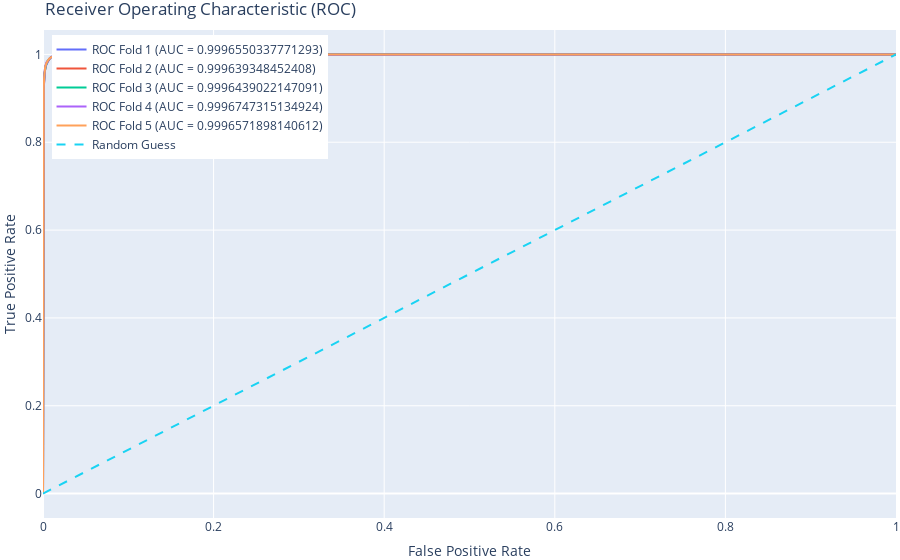

The code cell stored with this chart in its notebook:
### Code cell
import plotly.graph_objects as go
from sklearn.metrics import roc_curve, auc

# Plot ROC curve for each fold
fig = go.Figure()

for i, (train_index, test_index) in enumerate(kf.split(X)):
    X_train, X_test = X[train_index], X[test_index]
    y_train, y_test = y[train_index], y[test_index]

    # Train your LSTM model here
    # Replace this with your LSTM model training code

    # Make predictions on the test set
    y_pred_prob = model.predict(X_test)

    # Calculate false positive rate (fpr) and true positive rate (tpr)
    fpr, tpr, _ = roc_curve(y_test, y_pred_prob)

    # Calculate AUC
    roc_auc = auc(fpr, tpr)

    # Plot the ROC curve for the current fold
    fig.add_trace(go.Scatter(x=fpr, y=tpr, mode='lines', name=f'ROC Fold {i+1} (AUC = {roc_auc:})'))

# Plot random guess line
fig.add_trace(go.Scatter(x=[0, 1], y=[0, 1], mode='lines', line=dict(dash='dash'), name='Random Guess'))

# Update layout
fig.update_layout(title='Receiver Operating Characteristic (ROC)',
                  xaxis_title='False Positive Rate',
                  yaxis_title='True Positive Rate',
                  legend=dict(x=0.01, y=0.99),
                  margin=dict(l=0, r=0, t=30, b=0))

fig.show()

### Figure 1 — Plotly figure (JSON) as saved in the notebook; plotly's stock layout.template omitted (floating-point values rounded to 4 significant figures; data arrays with more than 128 entries replaced by an {"elided": "..."} marker saying what was removed)
{"data": [{"mode": "lines", "name": "ROC Fold 1 (AUC = 0.9996550337771293)", "type": "scatter", "x": {"elided": "12610 float values"}, "y": {"elided": "12610 float values"}}, {"mode": "lines", "name": "ROC Fold 2 (AUC = 0.999639348452408)", "type": "scatter", "x": {"elided": "12839 float values"}, "y": {"elided": "12839 float values"}}, {"mode": "lines", "name": "ROC Fold 3 (AUC = 0.9996439022147091)", "type": "scatter", "x": {"elided": "12621 float values"}, "y": {"elided": "12621 float values"}}, {"mode": "lines", "name": "ROC Fold 4 (AUC = 0.9996747315134924)", "type": "scatter", "x": {"elided": "12790 float values"}, "y": {"elided": "12790 float values"}}, {"mode": "lines", "name": "ROC Fold 5 (AUC = 0.9996571898140612)", "type": "scatter", "x": {"elided": "12724 float values"}, "y": {"elided": "12724 float values"}}, {"line": {"dash": "dash"}, "mode": "lines", "name": "Random Guess", "type": "scatter", "x": [0, 1], "y": [0, 1]}], "layout": {"legend": {"x": 0.01, "y": 0.99}, "margin": {"b": 0, "l": 0, "r": 0, "t": 30}, "title": {"text": "Receiver Operating Characteristic (ROC)"}, "xaxis": {"title": {"text": "False Positive Rate"}}, "yaxis": {"title": {"text": "True Positive Rate"}}}}
